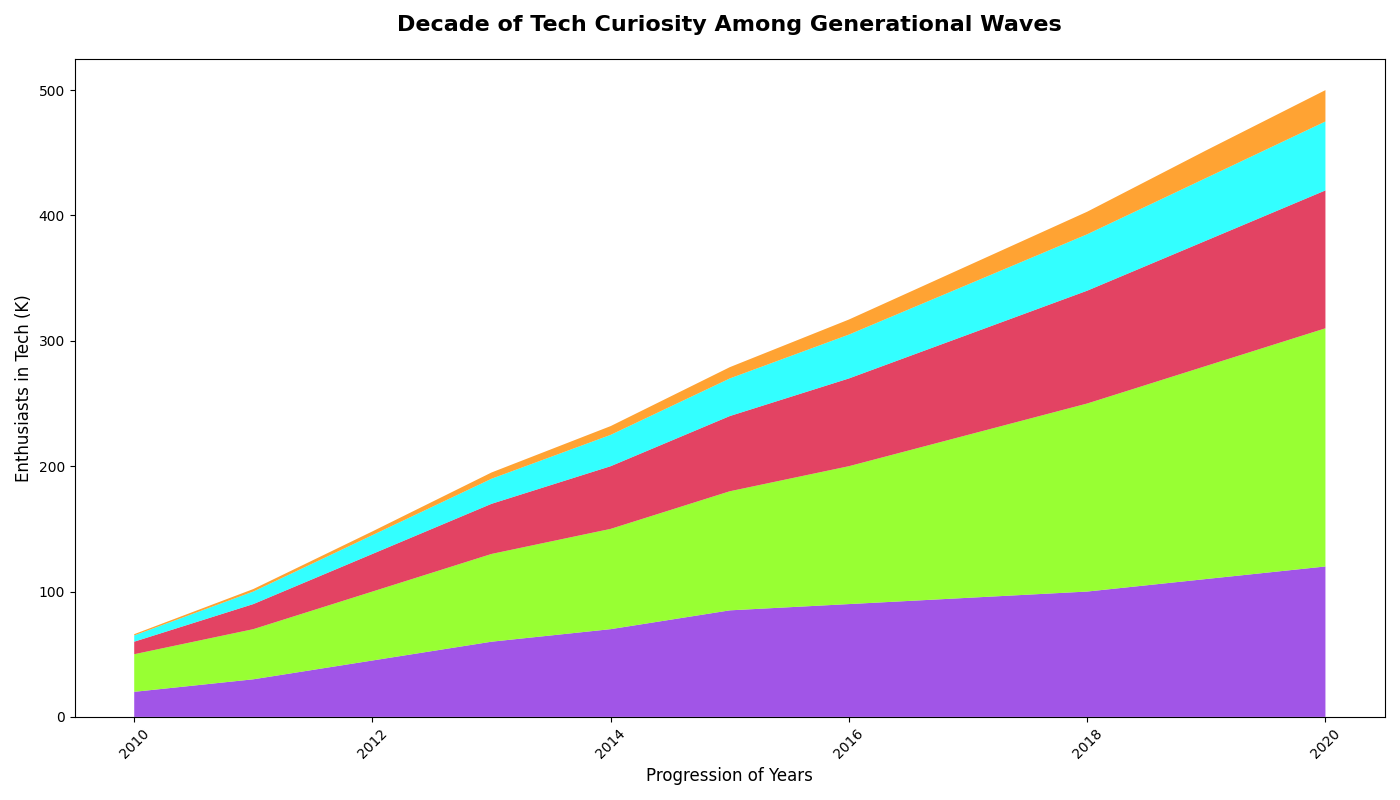

Python code for this plot:
import matplotlib.pyplot as plt
import numpy as np

years = np.arange(2010, 2021)
age_18_24 = np.array([20, 30, 45, 60, 70, 85, 90, 95, 100, 110, 120])
age_25_34 = np.array([30, 40, 55, 70, 80, 95, 110, 130, 150, 170, 190])
age_35_44 = np.array([10, 20, 30, 40, 50, 60, 70, 80, 90, 100, 110])
age_45_54 = np.array([5, 10, 15, 20, 25, 30, 35, 40, 45, 50, 55])
age_55_plus = np.array([1, 2, 3, 5, 7, 9, 12, 15, 18, 22, 25])

fig, ax = plt.subplots(figsize=(14, 8))

ax.stackplot(years, age_18_24, age_25_34, age_35_44, age_45_54, age_55_plus,
             colors=['#8A2BE2', '#7FFF00', '#DC143C', '#00FFFF', '#FF8C00'], alpha=0.8)

ax.set_title("Decade of Tech Curiosity Among Generational Waves", fontsize=16, fontweight='bold', pad=20)
ax.set_xlabel("Progression of Years", fontsize=12)
ax.set_ylabel("Enthusiasts in Tech (K)", fontsize=12)

plt.xticks(rotation=45)

plt.tight_layout()

plt.show()
